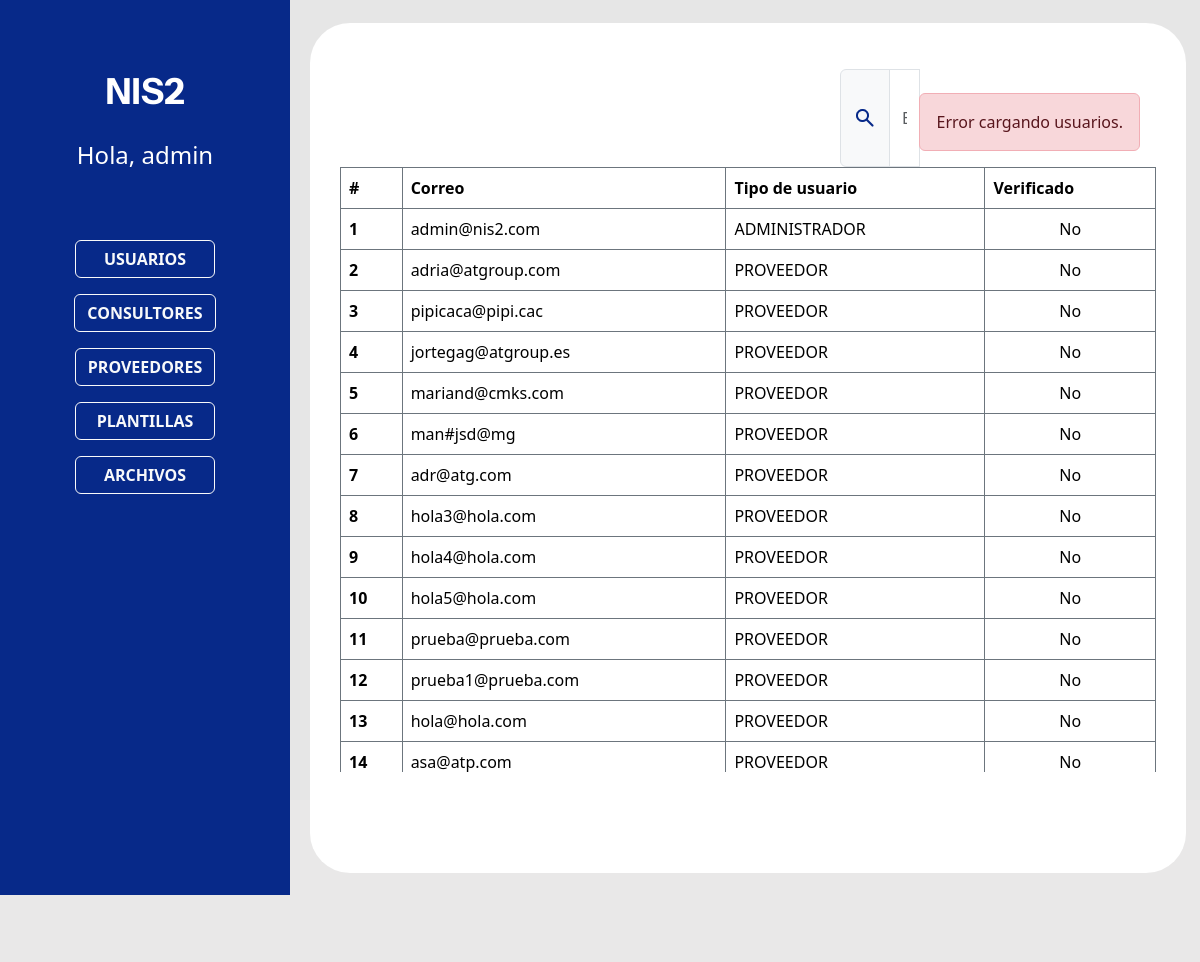
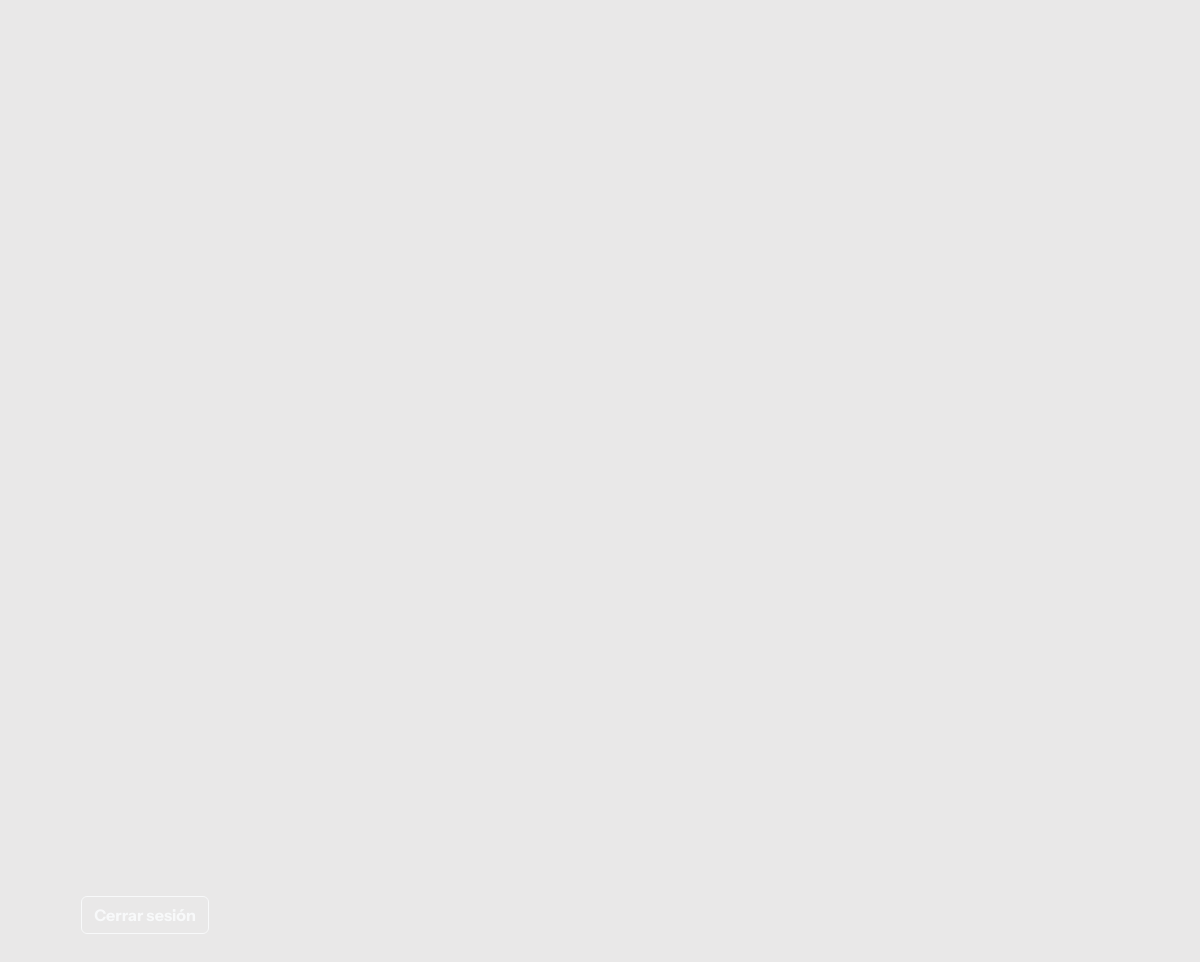
The page /pages/plantillaUsers.php?vista=usuarios (signed in) on the database its author committed (2 pictures, top to bottom).
### tables this page shows
CREATE TABLE `usuarios` (
  `id_usuarios` int UNSIGNED NOT NULL,
  `correo` varchar(255) NOT NULL,
  `password` varchar(255) NOT NULL,
  `tipo_usuario_id` int DEFAULT NULL,
  `verificado` tinyint(1) DEFAULT '0',
  `token_verificacion` varchar(255) DEFAULT NULL
);

CREATE TABLE `tipo_usuario` (
  `id_tipo_usuario` int NOT NULL,
  `nombre` varchar(60) NOT NULL
);

### pages/vista_usuarios.php (the view)
<div style="max-height: 90%; overflow-y: auto;">
    <table class="table table-bordered border-secondary">
        <thead>
            <tr>
                <th>#</th>
                <th>Correo</th>
                <th>Tipo de usuario</th>
                <th>Verificado</th>
            </tr>
        </thead>
        <tbody>
            <?php
            $sql = "SELECT u.id_usuarios, u.correo, t.nombre AS tipo_usuario, u.verificado
                    FROM usuarios u
                    LEFT JOIN tipo_usuario t ON u.tipo_usuario_id = t.id_tipo_usuario
                    ORDER BY u.id_usuarios";
            $result = $conexion->query($sql);
            $i = 1;
            while ($row = $result->fetch_assoc()) {
                $verificado = $row['verificado'] ? 'Sí' : 'No';
                echo "<tr>
                        <th scope='row'>{$i}</th>
                        <td>" . htmlspecialchars($row['correo']) . "</td>
                        <td>" . htmlspecialchars($row['tipo_usuario']) . "</td>
                        <td class='text-center'>{$verificado}</td>
                    </tr>";
                $i++;
            }
            ?>
        </tbody>
    </table>
</div>

### pages/plantillaUsers.php (shortened to what this page needs)
<?php
$rol = strtolower($_SESSION['rol']);
$correo = $_SESSION['correo'] ?? null;
$nombre = $correo ? explode('@', $correo)[0] : 'Invitado';
$conexion = new mysqli('jordio35.sg-host.com', 'u74bscuknwn9n', 'ad123456-', 'dbs1il8vaitgwc');
$vista = $_GET['vista'] ?? 'archivos';
?>
<!DOCTYPE html>
<html lang="es">
<head>
    <link rel="stylesheet" href="../assets/styles/style.css">
    <link href="https://cdn.jsdelivr.net/npm/bootstrap@5.3.7/dist/css/bootstrap.min.css" rel="stylesheet">
</head>
</head>
<body class="stencilBody sin-scroll">
<main class="stencil container-fluid p-0 overflow-hidden">
    <nav class="indexStencil">
        <h1 class="tituloNIS">NIS2</h1>
        <h4>Hola, <?php echo htmlspecialchars($nombre); ?></h4>
        <div class="menuNav">
            <?php if ($rol === 'administrador'): ?>
                <div class="cajaArchivos mb-2">
                    <a class="btn btn-outline-light w-100" href="?vista=usuarios">USUARIOS</a>
                </div>
                <div class="cajaArchivos mb-2">
                    <a class="btn btn-outline-light w-100" href="?vista=consultores">CONSULTORES</a>
                </div>
                <div class="cajaArchivos mb-2">
                    <a class="btn btn-outline-light w-100" href="?vista=proveedores">PROVEEDORES</a>
                </div>
            <?php endif; ?>
            <div class="cajaArchivos mb-2">
                <a href="?vista=plantillas" class="btn btn-outline-light w-100">PLANTILLAS</a>
            </div>
            <div class="cajaArchivos mb-2">
                <a href="?vista=archivos" class="btn btn-outline-light w-100">ARCHIVOS</a>
            </div>
            <div class="footerNaV mt-3">
                <form action="../api/auth/logout.php" method="post" class="mb-2">
                    <button type="submit" class="btn btn-outline-light w-100">Cerrar sesión</button>
                </form>
            </div>
        </div>
    </nav>
    <div class="contenedorTablaStencil">
        <div class="d-flex align-items-center flex-wrap gap-2 mt-3 px-3">
            <div class="btns me-auto d-flex flex-wrap gap-2">
            </div>
            <div class="input-group" style="max-width: 300px;">
                <span class="input-group-text"><img src="../assets/img/search.png" alt="Buscar"></span>
                <input type="text" class="form-control" placeholder="Buscar usuario..." id="buscadorUsuarios">
                <div id="contenido-dinamico"></div>
            </div>
        </div>
        <div class="headertable">
            <?php
            switch ($vista) {
                case 'usuarios':
                    include 'vista_usuarios.php';
                    break;
            }
            ?>
        </div>
    </div>
</main>
                <?php
                $vista = $_GET['vista'] ?? 'archivos';
                switch ($vista) {
                    case 'usuarios':
                        include 'vista_usuarios.php';
                        break;
                }
                ?>-->
</body>
</html>

### assets/styles/style.css (style rules this page uses)
body, html { height: 100%; margin: 0; background-color: #E9E8E8; font-family: 'Roboto', sans-serif; }
h4 { color: #FFFFFF !important; text-align: center; padding: 20px; }
.tituloNIS { color: #FFF; font-family: "Instrument Sans"; font-size: 36px; font-weight: 700; margin-top: 70px; text-align: center; }
.form-control { border-radius: 1rem; }
.btn-outline-light { border: 1px solid white; color: white; font-weight: bold !important; }
.indexStencil { width: 290px; height: 895px; background: #072989; }
.stencil { display: flex; flex-direction: row; }
.contenedorTablaStencil { border-radius: 40px; background: #FFF; padding: 30px; width: 73%; height: 850px; display: flex; align-self: center; flex-direction: column; margin-left: 20px; }
.stencilBody { background-color: #E6E6E6; }
.cajaArchivos { display: flex; flex-direction: row; color: white; justify-content: center; gap: 20px; }
.footerNaV { color: #FFF; font-family: "Instrument Sans"; font-size: 15px; font-weight: 400; text-align: center; position: absolute; bottom: 40px; }
.footerNaV form { padding: 20px; }
.menuNav { margin-top: 50px; gap: 20px; display: flex; flex-direction: column; align-items: center; justify-content: center; }

### pages/plantillaUsers.php (style rules this page uses)
.sin-scroll { overflow-y: auto; overflow-x: hidden; height: 100vh; }
.menuNav { display: flex; flex-wrap: wrap; gap: 0.5rem; justify-content: start; }
.menuNav .cajaArchivos { flex: 1 1 45%; min-width: 140px; }
.contenedorTablaStencil { overflow-x: auto; }

### rows shown on the page
usuarios: correo "admin@nis2.com", tipo_usuario.nombre "ADMINISTRADOR", verificado "No"
usuarios: correo "adria@atgroup.com", tipo_usuario.nombre "PROVEEDOR", verificado "No"
usuarios: correo "pipicaca@pipi.cac", tipo_usuario.nombre "PROVEEDOR", verificado "No"
usuarios: correo "jortegag@atgroup.es", tipo_usuario.nombre "PROVEEDOR", verificado "No"
usuarios: correo "mariand@cmks.com", tipo_usuario.nombre "PROVEEDOR", verificado "No"
usuarios: correo "man#jsd@mg", tipo_usuario.nombre "PROVEEDOR", verificado "No"
usuarios: correo "adr@atg.com", tipo_usuario.nombre "PROVEEDOR", verificado "No"
usuarios: correo "hola3@hola.com", tipo_usuario.nombre "PROVEEDOR", verificado "No"
usuarios: correo "hola4@hola.com", tipo_usuario.nombre "PROVEEDOR", verificado "No"
usuarios: correo "hola5@hola.com", tipo_usuario.nombre "PROVEEDOR", verificado "No"
usuarios: correo "prueba@prueba.com", tipo_usuario.nombre "PROVEEDOR", verificado "No"
usuarios: correo "prueba1@prueba.com", tipo_usuario.nombre "PROVEEDOR", verificado "No"
usuarios: correo "hola@hola.com", tipo_usuario.nombre "PROVEEDOR", verificado "No"
usuarios: correo "asa@atp.com", tipo_usuario.nombre "PROVEEDOR", verificado "No"

### other values the page prints
$nombre "admin"
